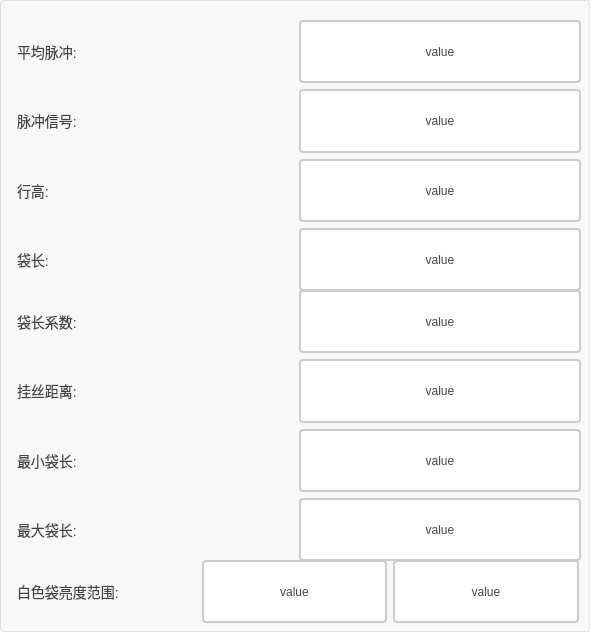
     <widget class="QGroupBox" name="groupBox">
      <property name="styleSheet">
       <string notr="true">QGroupBox {
    border: 1px solid #DDD;
    border-radius: 4px;
    font: bold 14px;
    color: #666;
    background-color: #F8F8F8;
}

QGroupBox::title {
    subcontrol-origin: margin;
    subcontrol-position: top left;
    left: 10px;
    padding: 0 5px;
}</string>
      </property>
      <property name="title">
       <string/>
      </property>
      <widget class="QWidget" name="layoutWidget_8">
       <property name="geometry">
        <rect>
         <x>10</x>
         <y>290</y>
         <width>571</width>
         <height>271</height>
        </rect>
       </property>
       <layout class="QVBoxLayout" name="verticalLayout_3">
        <item>
         <layout class="QHBoxLayout" name="horizontalLayout_39">
          <item>
           <widget class="QLabel" name="label_37">
            <property name="styleSheet">
             <string notr="true">/* 基础标签样式 */
QLabel {
    color: #444444;          /* 主文字色 */
    font-size: 14px;         /* 标准字号 */
    background: transparent; /* 透明背景 */
    padding: 2px 4px;        /* 基础内边距 */
}

/* 标题样式 */
QLabel.title {
    font-size: 16px;
    font-weight: 600;
    color: #333333;
    border-bottom: 1px solid #DDDDDD; /* 下划线装饰 */
    padding-bottom: 4px;
}

/* 副标题/次要文本 */
QLabel.subtitle {
    color: #666666;
    font-size: 13px;
    font-style: italic;
}

/* 强调文本 */
QLabel.emphasis {
    color: #333333;
    font-weight: 500;
    background-color: #F5F5F5;
    border-radius: 3px;
    padding: 4px 8px;
}

/* 状态标签（成功/警告/错误） */
QLabel[state=&quot;success&quot;] {
    color: #228B22;          /* 森林绿 */
    border-left: 3px solid #228B22;
    padding-left: 8px;
}

QLabel[state=&quot;warning&quot;] {
    color: #FF8C00;          /* 暗橙 */
    border-left: 3px solid #FF8C00;
    padding-left: 8px;
}

QLabel[state=&quot;error&quot;] {
    color: #B22222;          /* 砖红 */
    border-left: 3px solid #B22222;
    padding-left: 8px;
}

/* 数据展示标签 */
QLabel.data {
    color: #2F4F4F;          /* 深石板灰 */
    font-family: monospace;
    border: 1px solid #E0E0E0;
    background-color: #FFFFFF;
    padding: 6px 12px;
    border-radius: 4px;
}

/* 禁用状态 */
QLabel:disabled {
    color: #AAAAAA;
    background-color: transparent;
}

/* 链接样式（伪链接效果） */
QLabel.link {
    color: #4682B4;          /* 钢蓝 */
    text-decoration: underline;
    border-bottom: 1px dotted #4682B4;
}

/* 图标标签 */
QLabel.icon {
    qproperty-alignment: AlignCenter;
    border: 1px solid #E0E0E0;
    border-radius: 4px;
    background-color: #FFFFFF;
    padding: 12px;
}</string>
            </property>
            <property name="text">
             <string>袋长系数:</string>
            </property>
           </widget>
          </item>
          <item>
           <widget class="QPushButton" name="btn_daichangxishu">
            <property name="sizePolicy">
             <sizepolicy hsizetype="Minimum" vsizetype="Minimum">
              <horstretch>0</horstretch>
              <verstretch>0</verstretch>
             </sizepolicy>
            </property>
            <property name="styleSheet">
             <string notr="true">QPushButton {
    padding: 6px 14px;
    border: 2px solid #CCC;
    border-radius: 4px;
    background-color: white;
    color: #444;
}

QPushButton:hover {
    border-color: #999;
    background-color: #F5F5F5;
}

QPushButton:pressed {
    border-color: #777;
    background-color: #EEE;
}</string>
            </property>
            <property name="text">
             <string>value</string>
            </property>
           </widget>
          </item>
         </layout>
        </item>
        <item>
         <layout class="QHBoxLayout" name="horizontalLayout_40">
          <item>
           <widget class="QLabel" name="label_50">
            <property name="styleSheet">
             <string notr="true">/* 基础标签样式 */
QLabel {
    color: #444444;          /* 主文字色 */
    font-size: 14px;         /* 标准字号 */
    background: transparent; /* 透明背景 */
    padding: 2px 4px;        /* 基础内边距 */
}

/* 标题样式 */
QLabel.title {
    font-size: 16px;
    font-weight: 600;
    color: #333333;
    border-bottom: 1px solid #DDDDDD; /* 下划线装饰 */
    padding-bottom: 4px;
}

/* 副标题/次要文本 */
QLabel.subtitle {
    color: #666666;
    font-size: 13px;
    font-style: italic;
}

/* 强调文本 */
QLabel.emphasis {
    color: #333333;
    font-weight: 500;
    background-color: #F5F5F5;
    border-radius: 3px;
    padding: 4px 8px;
}

/* 状态标签（成功/警告/错误） */
QLabel[state=&quot;success&quot;] {
    color: #228B22;          /* 森林绿 */
    border-left: 3px solid #228B22;
    padding-left: 8px;
}

QLabel[state=&quot;warning&quot;] {
    color: #FF8C00;          /* 暗橙 */
    border-left: 3px solid #FF8C00;
    padding-left: 8px;
}

QLabel[state=&quot;error&quot;] {
    color: #B22222;          /* 砖红 */
    border-left: 3px solid #B22222;
    padding-left: 8px;
}

/* 数据展示标签 */
QLabel.data {
    color: #2F4F4F;          /* 深石板灰 */
    font-family: monospace;
    border: 1px solid #E0E0E0;
    background-color: #FFFFFF;
    padding: 6px 12px;
    border-radius: 4px;
}

/* 禁用状态 */
QLabel:disabled {
    color: #AAAAAA;
    background-color: transparent;
}

/* 链接样式（伪链接效果） */
QLabel.link {
    color: #4682B4;          /* 钢蓝 */
    text-decoration: underline;
    border-bottom: 1px dotted #4682B4;
}

/* 图标标签 */
QLabel.icon {
    qproperty-alignment: AlignCenter;
    border: 1px solid #E0E0E0;
    border-radius: 4px;
    background-color: #FFFFFF;
    padding: 12px;
}</string>
            </property>
            <property name="text">
             <string>挂丝距离:</string>
            </property>
           </widget>
          </item>
          <item>
           <widget class="QPushButton" name="btn_guasijuli">
            <property name="sizePolicy">
             <sizepolicy hsizetype="Minimum" vsizetype="Minimum">
              <horstretch>0</horstretch>
              <verstretch>0</verstretch>
             </sizepolicy>
            </property>
            <property name="styleSheet">
             <string notr="true">QPushButton {
    padding: 6px 14px;
    border: 2px solid #CCC;
    border-radius: 4px;
    background-color: white;
    color: #444;
}

QPushButton:hover {
    border-color: #999;
    background-color: #F5F5F5;
}

QPushButton:pressed {
    border-color: #777;
    background-color: #EEE;
}</string>
            </property>
            <property name="text">
             <string>value</string>
            </property>
           </widget>
          </item>
         </layout>
        </item>
        <item>
         <layout class="QHBoxLayout" name="horizontalLayout_41">
          <item>
           <widget class="QLabel" name="label_51">
            <property name="styleSheet">
             <string notr="true">/* 基础标签样式 */
QLabel {
    color: #444444;          /* 主文字色 */
    font-size: 14px;         /* 标准字号 */
    background: transparent; /* 透明背景 */
    padding: 2px 4px;        /* 基础内边距 */
}

/* 标题样式 */
QLabel.title {
    font-size: 16px;
    font-weight: 600;
    color: #333333;
    border-bottom: 1px solid #DDDDDD; /* 下划线装饰 */
    padding-bottom: 4px;
}

/* 副标题/次要文本 */
QLabel.subtitle {
    color: #666666;
    font-size: 13px;
    font-style: italic;
}

/* 强调文本 */
QLabel.emphasis {
    color: #333333;
    font-weight: 500;
    background-color: #F5F5F5;
    border-radius: 3px;
    padding: 4px 8px;
}

/* 状态标签（成功/警告/错误） */
QLabel[state=&quot;success&quot;] {
    color: #228B22;          /* 森林绿 */
    border-left: 3px solid #228B22;
    padding-left: 8px;
}

QLabel[state=&quot;warning&quot;] {
    color: #FF8C00;          /* 暗橙 */
    border-left: 3px solid #FF8C00;
    padding-left: 8px;
}

QLabel[state=&quot;error&quot;] {
    color: #B22222;          /* 砖红 */
    border-left: 3px solid #B22222;
    padding-left: 8px;
}

/* 数据展示标签 */
QLabel.data {
    color: #2F4F4F;          /* 深石板灰 */
    font-family: monospace;
    border: 1px solid #E0E0E0;
    background-color: #FFFFFF;
    padding: 6px 12px;
    border-radius: 4px;
}

/* 禁用状态 */
QLabel:disabled {
    color: #AAAAAA;
    background-color: transparent;
}

/* 链接样式（伪链接效果） */
QLabel.link {
    color: #4682B4;          /* 钢蓝 */
    text-decoration: underline;
    border-bottom: 1px dotted #4682B4;
}

/* 图标标签 */
QLabel.icon {
    qproperty-alignment: AlignCenter;
    border: 1px solid #E0E0E0;
    border-radius: 4px;
    background-color: #FFFFFF;
    padding: 12px;
}</string>
            </property>
            <property name="text">
             <string>最小袋长:</string>
            </property>
           </widget>
          </item>
          <item>
           <widget class="QPushButton" name="btn_zuixiaodaichang">
            <property name="sizePolicy">
             <sizepolicy hsizetype="Minimum" vsizetype="Minimum">
              <horstretch>0</horstretch>
              <verstretch>0</verstretch>
             </sizepolicy>
            </property>
            <property name="styleSheet">
             <string notr="true">QPushButton {
    padding: 6px 14px;
    border: 2px solid #CCC;
    border-radius: 4px;
    background-color: white;
    color: #444;
}

QPushButton:hover {
    border-color: #999;
    background-color: #F5F5F5;
}

QPushButton:pressed {
    border-color: #777;
    background-color: #EEE;
}</string>
            </property>
            <property name="text">
             <string>value</string>
            </property>
           </widget>
          </item>
         </layout>
        </item>
        <item>
         <layout class="QHBoxLayout" name="horizontalLayout_42">
          <item>
           <widget class="QLabel" name="label_52">
            <property name="styleSheet">
             <string notr="true">/* 基础标签样式 */
QLabel {
    color: #444444;          /* 主文字色 */
    font-size: 14px;         /* 标准字号 */
    background: transparent; /* 透明背景 */
    padding: 2px 4px;        /* 基础内边距 */
}

/* 标题样式 */
QLabel.title {
    font-size: 16px;
    font-weight: 600;
    color: #333333;
    border-bottom: 1px solid #DDDDDD; /* 下划线装饰 */
    padding-bottom: 4px;
}

/* 副标题/次要文本 */
QLabel.subtitle {
    color: #666666;
    font-size: 13px;
    font-style: italic;
}

/* 强调文本 */
QLabel.emphasis {
    color: #333333;
    font-weight: 500;
    background-color: #F5F5F5;
    border-radius: 3px;
    padding: 4px 8px;
}

/* 状态标签（成功/警告/错误） */
QLabel[state=&quot;success&quot;] {
    color: #228B22;          /* 森林绿 */
    border-left: 3px solid #228B22;
    padding-left: 8px;
}

QLabel[state=&quot;warning&quot;] {
    color: #FF8C00;          /* 暗橙 */
    border-left: 3px solid #FF8C00;
    padding-left: 8px;
}

QLabel[state=&quot;error&quot;] {
    color: #B22222;          /* 砖红 */
    border-left: 3px solid #B22222;
    padding-left: 8px;
}

/* 数据展示标签 */
QLabel.data {
    color: #2F4F4F;          /* 深石板灰 */
    font-family: monospace;
    border: 1px solid #E0E0E0;
    background-color: #FFFFFF;
    padding: 6px 12px;
    border-radius: 4px;
}

/* 禁用状态 */
QLabel:disabled {
    color: #AAAAAA;
    background-color: transparent;
}

/* 链接样式（伪链接效果） */
QLabel.link {
    color: #4682B4;          /* 钢蓝 */
    text-decoration: underline;
    border-bottom: 1px dotted #4682B4;
}

/* 图标标签 */
QLabel.icon {
    qproperty-alignment: AlignCenter;
    border: 1px solid #E0E0E0;
    border-radius: 4px;
    background-color: #FFFFFF;
    padding: 12px;
}</string>
            </property>
            <property name="text">
             <string>最大袋长:</string>
            </property>
           </widget>
          </item>
          <item>
           <widget class="QPushButton" name="btn_zuidadaichang">
            <property name="sizePolicy">
             <sizepolicy hsizetype="Minimum" vsizetype="Minimum">
              <horstretch>0</horstretch>
              <verstretch>0</verstretch>
             </sizepolicy>
            </property>
            <property name="styleSheet">
             <string notr="true">QPushButton {
    padding: 6px 14px;
    border: 2px solid #CCC;
    border-radius: 4px;
    background-color: white;
    color: #444;
}

QPushButton:hover {
    border-color: #999;
    background-color: #F5F5F5;
}

QPushButton:pressed {
    border-color: #777;
    background-color: #EEE;
}</string>
            </property>
            <property name="text">
             <string>value</string>
            </property>
           </widget>
          </item>
         </layout>
        </item>
       </layout>
      </widget>
      <widget class="QWidget" name="layoutWidget_10">
       <property name="geometry">
        <rect>
         <x>10</x>
         <y>560</y>
         <width>569</width>
         <height>63</height>
        </rect>
       </property>
       <layout class="QHBoxLayout" name="horizontalLayout_51">
        <item>
         <widget class="QLabel" name="label_58">
          <property name="styleSheet">
           <string notr="true">/* 基础标签样式 */
QLabel {
    color: #444444;          /* 主文字色 */
    font-size: 14px;         /* 标准字号 */
    background: transparent; /* 透明背景 */
    padding: 2px 4px;        /* 基础内边距 */
}

/* 标题样式 */
QLabel.title {
    font-size: 16px;
    font-weight: 600;
    color: #333333;
    border-bottom: 1px solid #DDDDDD; /* 下划线装饰 */
    padding-bottom: 4px;
}

/* 副标题/次要文本 */
QLabel.subtitle {
    color: #666666;
    font-size: 13px;
    font-style: italic;
}

/* 强调文本 */
QLabel.emphasis {
    color: #333333;
    font-weight: 500;
    background-color: #F5F5F5;
    border-radius: 3px;
    padding: 4px 8px;
}

/* 状态标签（成功/警告/错误） */
QLabel[state=&quot;success&quot;] {
    color: #228B22;          /* 森林绿 */
    border-left: 3px solid #228B22;
    padding-left: 8px;
}

QLabel[state=&quot;warning&quot;] {
    color: #FF8C00;          /* 暗橙 */
    border-left: 3px solid #FF8C00;
    padding-left: 8px;
}

QLabel[state=&quot;error&quot;] {
    color: #B22222;          /* 砖红 */
    border-left: 3px solid #B22222;
    padding-left: 8px;
}

/* 数据展示标签 */
QLabel.data {
    color: #2F4F4F;          /* 深石板灰 */
    font-family: monospace;
    border: 1px solid #E0E0E0;
    background-color: #FFFFFF;
    padding: 6px 12px;
    border-radius: 4px;
}

/* 禁用状态 */
QLabel:disabled {
    color: #AAAAAA;
    background-color: transparent;
}

/* 链接样式（伪链接效果） */
QLabel.link {
    color: #4682B4;          /* 钢蓝 */
    text-decoration: underline;
    border-bottom: 1px dotted #4682B4;
}

/* 图标标签 */
QLabel.icon {
    qproperty-alignment: AlignCenter;
    border: 1px solid #E0E0E0;
    border-radius: 4px;
    background-color: #FFFFFF;
    padding: 12px;
}</string>
          </property>
          <property name="text">
           <string>白色袋亮度范围:</string>
          </property>
         </widget>
        </item>
        <item>
         <widget class="QPushButton" name="btn_baisedailiangdufanweiMin">
          <property name="sizePolicy">
           <sizepolicy hsizetype="Minimum" vsizetype="Minimum">
            <horstretch>0</horstretch>
            <verstretch>0</verstretch>
           </sizepolicy>
          </property>
          <property name="styleSheet">
           <string notr="true">QPushButton {
    padding: 6px 14px;
    border: 2px solid #CCC;
    border-radius: 4px;
    background-color: white;
    color: #444;
}

QPushButton:hover {
    border-color: #999;
    background-color: #F5F5F5;
}

QPushButton:pressed {
    border-color: #777;
    background-color: #EEE;
}</string>
          </property>
          <property name="text">
           <string>value</string>
          </property>
         </widget>
        </item>
        <item>
         <widget class="QPushButton" name="btn_baisedailiangdufanweiMax">
          <property name="sizePolicy">
           <sizepolicy hsizetype="Minimum" vsizetype="Minimum">
            <horstretch>0</horstretch>
            <verstretch>0</verstretch>
           </sizepolicy>
          </property>
          <property name="styleSheet">
           <string notr="true">QPushButton {
    padding: 6px 14px;
    border: 2px solid #CCC;
    border-radius: 4px;
    background-color: white;
    color: #444;
}

QPushButton:hover {
    border-color: #999;
    background-color: #F5F5F5;
}

QPushButton:pressed {
    border-color: #777;
    background-color: #EEE;
}</string>
          </property>
          <property name="text">
           <string>value</string>
          </property>
         </widget>
        </item>
       </layout>
      </widget>
      <widget class="QWidget" name="">
       <property name="geometry">
        <rect>
         <x>10</x>
         <y>20</y>
         <width>571</width>
         <height>271</height>
        </rect>
       </property>
       <layout class="QVBoxLayout" name="verticalLayout">
        <item>
         <layout class="QHBoxLayout" name="horizontalLayout_25">
          <item>
           <widget class="QLabel" name="label_32">
            <property name="styleSheet">
             <string notr="true">/* 基础标签样式 */
QLabel {
    color: #444444;          /* 主文字色 */
    font-size: 14px;         /* 标准字号 */
    background: transparent; /* 透明背景 */
    padding: 2px 4px;        /* 基础内边距 */
}

/* 标题样式 */
QLabel.title {
    font-size: 16px;
    font-weight: 600;
    color: #333333;
    border-bottom: 1px solid #DDDDDD; /* 下划线装饰 */
    padding-bottom: 4px;
}

/* 副标题/次要文本 */
QLabel.subtitle {
    color: #666666;
    font-size: 13px;
    font-style: italic;
}

/* 强调文本 */
QLabel.emphasis {
    color: #333333;
    font-weight: 500;
    background-color: #F5F5F5;
    border-radius: 3px;
    padding: 4px 8px;
}

/* 状态标签（成功/警告/错误） */
QLabel[state=&quot;success&quot;] {
    color: #228B22;          /* 森林绿 */
    border-left: 3px solid #228B22;
    padding-left: 8px;
}

QLabel[state=&quot;warning&quot;] {
    color: #FF8C00;          /* 暗橙 */
    border-left: 3px solid #FF8C00;
    padding-left: 8px;
}

QLabel[state=&quot;error&quot;] {
    color: #B22222;          /* 砖红 */
    border-left: 3px solid #B22222;
    padding-left: 8px;
}

/* 数据展示标签 */
QLabel.data {
    color: #2F4F4F;          /* 深石板灰 */
    font-family: monospace;
    border: 1px solid #E0E0E0;
    background-color: #FFFFFF;
    padding: 6px 12px;
    border-radius: 4px;
}

/* 禁用状态 */
QLabel:disabled {
    color: #AAAAAA;
    background-color: transparent;
}

/* 链接样式（伪链接效果） */
QLabel.link {
    color: #4682B4;          /* 钢蓝 */
    text-decoration: underline;
    border-bottom: 1px dotted #4682B4;
}

/* 图标标签 */
QLabel.icon {
    qproperty-alignment: AlignCenter;
    border: 1px solid #E0E0E0;
    border-radius: 4px;
    background-color: #FFFFFF;
    padding: 12px;
}</string>
            </property>
            <property name="text">
             <string>平均脉冲:</string>
            </property>
           </widget>
          </item>
          <item>
           <widget class="QPushButton" name="btn_pingjunmaichong">
            <property name="sizePolicy">
             <sizepolicy hsizetype="Minimum" vsizetype="Minimum">
              <horstretch>0</horstretch>
              <verstretch>0</verstretch>
             </sizepolicy>
            </property>
            <property name="styleSheet">
             <string notr="true">QPushButton {
    padding: 6px 14px;
    border: 2px solid #CCC;
    border-radius: 4px;
    background-color: white;
    color: #444;
}

QPushButton:hover {
    border-color: #999;
    background-color: #F5F5F5;
}

QPushButton:pressed {
    border-color: #777;
    background-color: #EEE;
}</string>
            </property>
            <property name="text">
             <string>value</string>
            </property>
           </widget>
          </item>
         </layout>
        </item>
        <item>
         <layout class="QHBoxLayout" name="horizontalLayout_27">
          <item>
           <widget class="QLabel" name="label_36">
            <property name="styleSheet">
             <string notr="true">/* 基础标签样式 */
QLabel {
    color: #444444;          /* 主文字色 */
    font-size: 14px;         /* 标准字号 */
    background: transparent; /* 透明背景 */
    padding: 2px 4px;        /* 基础内边距 */
}

/* 标题样式 */
QLabel.title {
    font-size: 16px;
    font-weight: 600;
    color: #333333;
    border-bottom: 1px solid #DDDDDD; /* 下划线装饰 */
    padding-bottom: 4px;
}

/* 副标题/次要文本 */
QLabel.subtitle {
    color: #666666;
    font-size: 13px;
    font-style: italic;
}

/* 强调文本 */
QLabel.emphasis {
    color: #333333;
    font-weight: 500;
    background-color: #F5F5F5;
    border-radius: 3px;
    padding: 4px 8px;
}

/* 状态标签（成功/警告/错误） */
QLabel[state=&quot;success&quot;] {
    color: #228B22;          /* 森林绿 */
    border-left: 3px solid #228B22;
    padding-left: 8px;
}

QLabel[state=&quot;warning&quot;] {
    color: #FF8C00;          /* 暗橙 */
    border-left: 3px solid #FF8C00;
    padding-left: 8px;
}

QLabel[state=&quot;error&quot;] {
    color: #B22222;          /* 砖红 */
    border-left: 3px solid #B22222;
    padding-left: 8px;
}

/* 数据展示标签 */
QLabel.data {
    color: #2F4F4F;          /* 深石板灰 */
    font-family: monospace;
    border: 1px solid #E0E0E0;
    background-color: #FFFFFF;
    padding: 6px 12px;
    border-radius: 4px;
}

/* 禁用状态 */
QLabel:disabled {
    color: #AAAAAA;
    background-color: transparent;
}

/* 链接样式（伪链接效果） */
QLabel.link {
    color: #4682B4;          /* 钢蓝 */
    text-decoration: underline;
    border-bottom: 1px dotted #4682B4;
}

/* 图标标签 */
QLabel.icon {
    qproperty-alignment: AlignCenter;
    border: 1px solid #E0E0E0;
    border-radius: 4px;
    background-color: #FFFFFF;
    padding: 12px;
}</string>
            </property>
            <property name="text">
             <string>脉冲信号:</string>
            </property>
           </widget>
          </item>
          <item>
           <widget class="QPushButton" name="btn_maichongxinhao">
            <property name="sizePolicy">
             <sizepolicy hsizetype="Minimum" vsizetype="Minimum">
              <horstretch>0</horstretch>
              <verstretch>0</verstretch>
             </sizepolicy>
            </property>
            <property name="styleSheet">
             <string notr="true">QPushButton {
    padding: 6px 14px;
    border: 2px solid #CCC;
    border-radius: 4px;
    background-color: white;
    color: #444;
}

QPushButton:hover {
    border-color: #999;
    background-color: #F5F5F5;
}

QPushButton:pressed {
    border-color: #777;
    background-color: #EEE;
}</string>
            </property>
            <property name="text">
             <string>value</string>
            </property>
           </widget>
          </item>
         </layout>
        </item>
        <item>
         <layout class="QHBoxLayout" name="horizontalLayout_28">
          <item>
           <widget class="QLabel" name="label_38">
            <property name="styleSheet">
             <string notr="true">/* 基础标签样式 */
QLabel {
    color: #444444;          /* 主文字色 */
    font-size: 14px;         /* 标准字号 */
    background: transparent; /* 透明背景 */
    padding: 2px 4px;        /* 基础内边距 */
}

/* 标题样式 */
QLabel.title {
    font-size: 16px;
    font-weight: 600;
    color: #333333;
    border-bottom: 1px solid #DDDDDD; /* 下划线装饰 */
    padding-bottom: 4px;
}

/* 副标题/次要文本 */
QLabel.subtitle {
    color: #666666;
    font-size: 13px;
    font-style: italic;
}

/* 强调文本 */
QLabel.emphasis {
    color: #333333;
    font-weight: 500;
    background-color: #F5F5F5;
    border-radius: 3px;
    padding: 4px 8px;
}

/* 状态标签（成功/警告/错误） */
QLabel[state=&quot;success&quot;] {
    color: #228B22;          /* 森林绿 */
    border-left: 3px solid #228B22;
    padding-left: 8px;
}

QLabel[state=&quot;warning&quot;] {
    color: #FF8C00;          /* 暗橙 */
    border-left: 3px solid #FF8C00;
    padding-left: 8px;
}

QLabel[state=&quot;error&quot;] {
    color: #B22222;          /* 砖红 */
    border-left: 3px solid #B22222;
    padding-left: 8px;
}

/* 数据展示标签 */
QLabel.data {
    color: #2F4F4F;          /* 深石板灰 */
    font-family: monospace;
    border: 1px solid #E0E0E0;
    background-color: #FFFFFF;
    padding: 6px 12px;
    border-radius: 4px;
}

/* 禁用状态 */
QLabel:disabled {
    color: #AAAAAA;
    background-color: transparent;
}

/* 链接样式（伪链接效果） */
QLabel.link {
    color: #4682B4;          /* 钢蓝 */
    text-decoration: underline;
    border-bottom: 1px dotted #4682B4;
}

/* 图标标签 */
QLabel.icon {
    qproperty-alignment: AlignCenter;
    border: 1px solid #E0E0E0;
    border-radius: 4px;
    background-color: #FFFFFF;
    padding: 12px;
}</string>
            </property>
            <property name="text">
             <string>行高:</string>
            </property>
           </widget>
          </item>
          <item>
           <widget class="QPushButton" name="btn_hanggao">
            <property name="sizePolicy">
             <sizepolicy hsizetype="Minimum" vsizetype="Minimum">
              <horstretch>0</horstretch>
              <verstretch>0</verstretch>
             </sizepolicy>
            </property>
            <property name="styleSheet">
             <string notr="true">QPushButton {
    padding: 6px 14px;
    border: 2px solid #CCC;
    border-radius: 4px;
    background-color: white;
    color: #444;
}

QPushButton:hover {
    border-color: #999;
    background-color: #F5F5F5;
}

QPushButton:pressed {
    border-color: #777;
    background-color: #EEE;
}</string>
            </property>
            <property name="text">
             <string>value</string>
            </property>
           </widget>
          </item>
         </layout>
        </item>
        <item>
         <layout class="QHBoxLayout" name="horizontalLayout_26">
          <item>
           <widget class="QLabel" name="label_34">
            <property name="styleSheet">
             <string notr="true">/* 基础标签样式 */
QLabel {
    color: #444444;          /* 主文字色 */
    font-size: 14px;         /* 标准字号 */
    background: transparent; /* 透明背景 */
    padding: 2px 4px;        /* 基础内边距 */
}

/* 标题样式 */
QLabel.title {
    font-size: 16px;
    font-weight: 600;
    color: #333333;
    border-bottom: 1px solid #DDDDDD; /* 下划线装饰 */
    padding-bottom: 4px;
}

/* 副标题/次要文本 */
QLabel.subtitle {
    color: #666666;
    font-size: 13px;
    font-style: italic;
}

/* 强调文本 */
QLabel.emphasis {
    color: #333333;
    font-weight: 500;
    background-color: #F5F5F5;
    border-radius: 3px;
    padding: 4px 8px;
}

/* 状态标签（成功/警告/错误） */
QLabel[state=&quot;success&quot;] {
    color: #228B22;          /* 森林绿 */
    border-left: 3px solid #228B22;
    padding-left: 8px;
}

QLabel[state=&quot;warning&quot;] {
    color: #FF8C00;          /* 暗橙 */
    border-left: 3px solid #FF8C00;
    padding-left: 8px;
}

QLabel[state=&quot;error&quot;] {
    color: #B22222;          /* 砖红 */
    border-left: 3px solid #B22222;
    padding-left: 8px;
}

/* 数据展示标签 */
QLabel.data {
    color: #2F4F4F;          /* 深石板灰 */
    font-family: monospace;
    border: 1px solid #E0E0E0;
    background-color: #FFFFFF;
    padding: 6px 12px;
    border-radius: 4px;
}

/* 禁用状态 */
QLabel:disabled {
    color: #AAAAAA;
    background-color: transparent;
}

/* 链接样式（伪链接效果） */
QLabel.link {
    color: #4682B4;          /* 钢蓝 */
    text-decoration: underline;
    border-bottom: 1px dotted #4682B4;
}

/* 图标标签 */
QLabel.icon {
    qproperty-alignment: AlignCenter;
    border: 1px solid #E0E0E0;
    border-radius: 4px;
    background-color: #FFFFFF;
    padding: 12px;
}</string>
            </property>
            <property name="text">
             <string>袋长:</string>
            </property>
           </widget>
          </item>
          <item>
           <widget class="QPushButton" name="btn_daichang">
            <property name="sizePolicy">
             <sizepolicy hsizetype="Minimum" vsizetype="Minimum">
              <horstretch>0</horstretch>
              <verstretch>0</verstretch>
             </sizepolicy>
            </property>
            <property name="styleSheet">
             <string notr="true">QPushButton {
    padding: 6px 14px;
    border: 2px solid #CCC;
    border-radius: 4px;
    background-color: white;
    color: #444;
}

QPushButton:hover {
    border-color: #999;
    background-color: #F5F5F5;
}

QPushButton:pressed {
    border-color: #777;
    background-color: #EEE;
}</string>
            </property>
            <property name="text">
             <string>value</string>
            </property>
           </widget>
          </item>
         </layout>
        </item>
       </layout>
      </widget>
     </widget>
